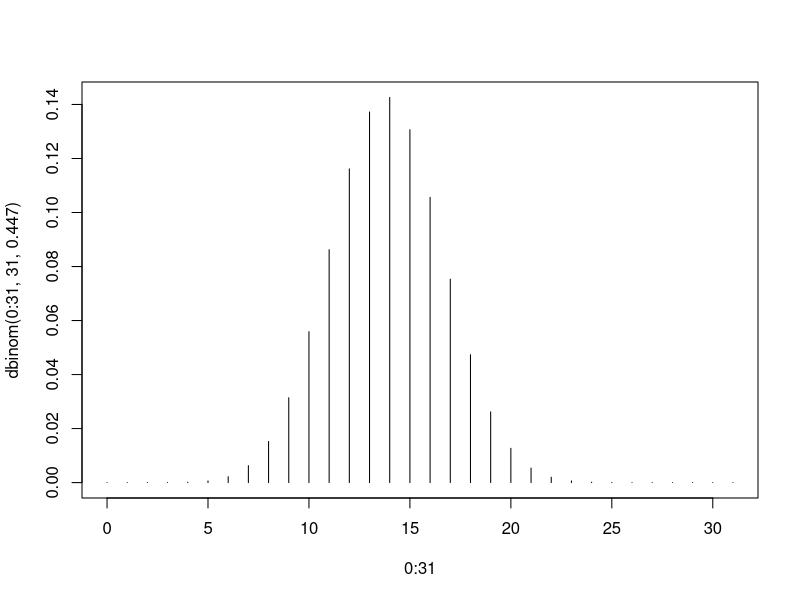
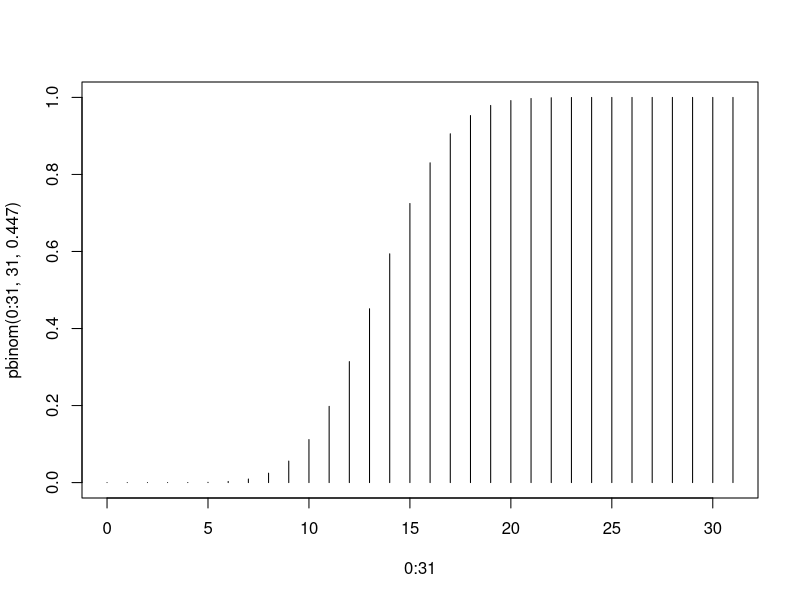

R code for these plots, in order:
# cdf - pbinom
# pdf - dbinom

# Q1
print(pbinom(9,12,1/6) - pbinom(6,12,1/6))
print(dbinom(7,12,1/6) + dbinom(8,12,1/6) + dbinom(9,12,1/6)) # using dbinom

# Q2
pnorm(84, mean = 72, sd = 15.2, lower.tail = FALSE)
# pnorm(84, 72, 15.2, lower.tail = FALSE)

# Q3
dpois(0,5)
ppois(50,50) - ppois(47,50)

# Q4
print(dbinom(3,5,17/250))

# Q5
n = 31
x = 0:31
P = 0.447
plot(0:31, dbinom(0:31 ,31, 0.447), type='h')
plot(0:31, pbinom(0:31 ,31, 0.447), type='h')
mean = n * P
variance = n * P * (1-P)
sd = sqrt(variance)

print(mean)
print(variance)
print(sd)